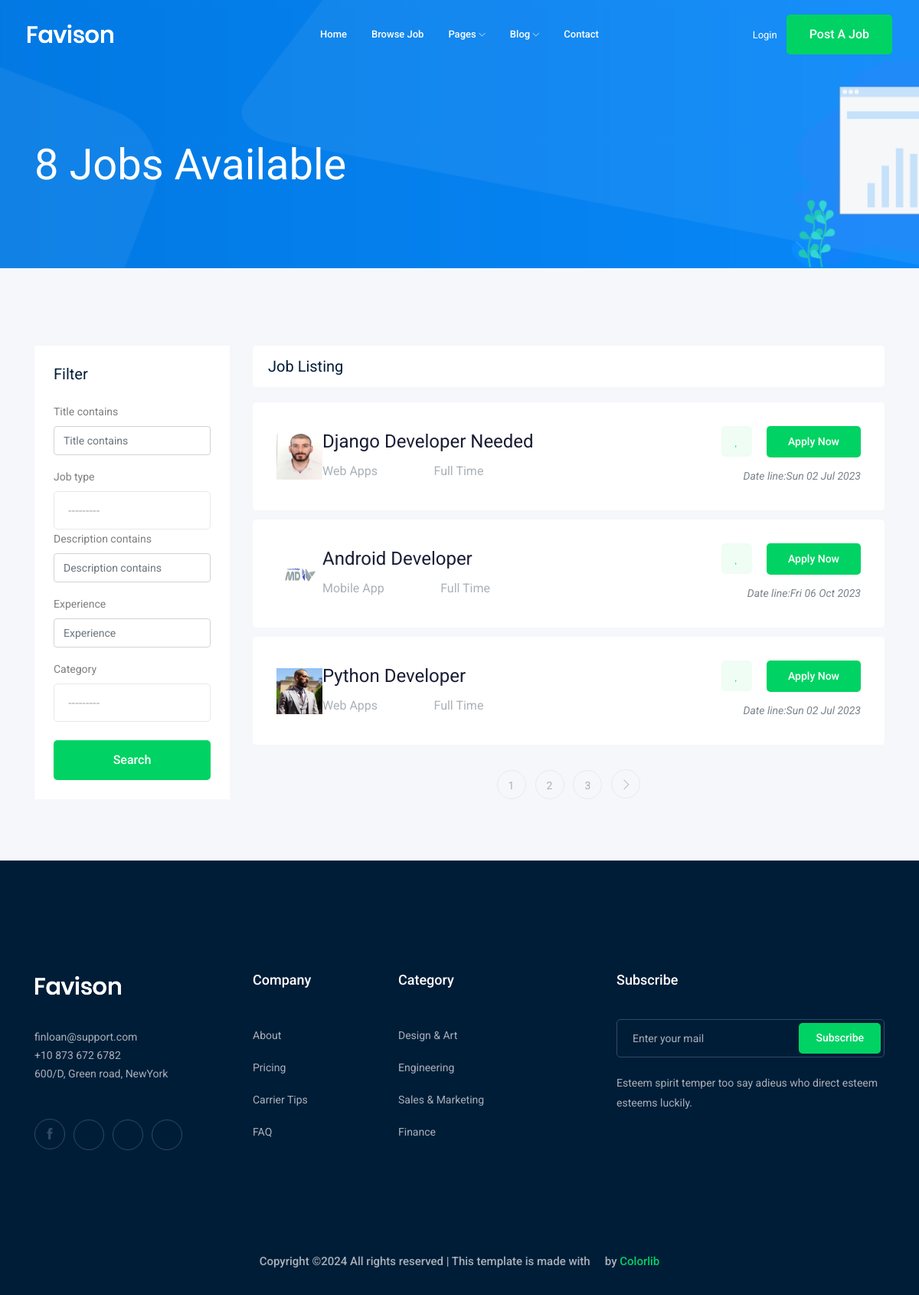
Screenshot of /jobs/ with the database file from the repository.
### job/models.py (models this page shows, shortened)
class Job(models.Model):
    owner = models.ForeignKey(User, on_delete=models.CASCADE)
    title = models.CharField(max_length=50)
    job_type =  models.CharField(max_length=15,choices=JOB_TYBE)
    description = models.TextField(max_length=1000)
    published_at = models.DateField(auto_now=True)
    vacancy = models.IntegerField(default=1)
    salary = models.IntegerField(default=0)
    experience = models.IntegerField(default=1)
    category = models.ForeignKey('Category',on_delete=models.CASCADE)
    image = models.ImageField(upload_to=image_upload)
    slug = models.SlugField(null=True,blank=True)

class Category(models.Model):
    name = models.CharField(max_length=100)
    def __str__(self):
        return self.name

### job/views.py (the view)
# urls.py: path('',views.job_list,name='job_list'),
def job_list(request):
    jobs = Job.objects.all()
    myfilter = JobFilter(request.GET,queryset=jobs)
    jobs = myfilter.qs
    paginator = Paginator(jobs, 3)
    page_number = request.GET.get("page")
    page_obj = paginator.get_page(page_number)
    context = {'jobs':page_obj,'job':jobs,'myfilter':myfilter}
    return render(request,'job_list.html',context)

### accounts/context_processor.py (called while the page is built)
def links(request):
    if request.user.is_authenticated:
        pro_obj = Profile.objects.get(user=request.user)
        pic = pro_obj.image
        return {'pic':pic}
    return {}

### job/templates/job_list.html (shortened to what this page needs)
{% extends 'base.html' %}
{% load django_bootstrap5 %}
{% block content %}
    <div class="bradcam_area bradcam_bg_1">
        <div class="container">
            <div class="row">
                <div class="col-xl-12">
                    <div class="bradcam_text">
                        <h3>{{job|length}} Jobs Available</h3>
                    </div>
                </div>
            </div>
        </div>
    </div>
    <div class="job_listing_area plus_padding">
        <div class="container">
            <div class="row">
                <div class="col-lg-3">
                    <div class="job_filter white-bg">
                        <div class="form_inner white-bg">
                            <h3>Filter</h3>
                            <form method="GET">
                                {% bootstrap_form myfilter.form %}
                                <input type="submit" value="Search" class="boxed-btn3 w-100 mt-4">
                            </form>
                        </div>
                    </div>
                </div>
                <div class="col-lg-9">
                    <div class="recent_joblist_wrap">
                        <div class="recent_joblist white-bg ">
                            <div class="row align-items-center">
                                <div class="col-md-6">
                                    <h4>Job Listing</h4>
                                </div>
                            </div>
                        </div>
                    </div>
                    <div class="job_lists m-0">
                        <div class="row">
                            {% for job in jobs %}
                            <div class="col-lg-12 col-md-12">
                                <div class="single_jobs white-bg d-flex justify-content-between">
                                    <div class="jobs_left d-flex align-items-center">
                                        <div class="">
                                            <img src="{{job.image.url}}" alt="" style="width:60px;height:60px;">
                                        </div>
                                        <div class="jobs_conetent">
                                            <a href="{% url 'jobs:job_detail' job.slug %}"><h4>{{job.title}}</h4></a>
                                            <div class="links_locat d-flex align-items-center">
                                                <div class="location">
                                                    <p>  {{job.category}}</p>
                                                </div>
                                                <div class="location">
                                                    <p> <i class="fa fa-clock-o"></i> {{job.job_type}}</p>
                                                </div>
                                            </div>
                                        </div>
                                    </div>
                                    <div class="jobs_right">
                                        <div class="apply_now">
                                            <a class="heart_mark" href="#"> <i class="fa fa-heart"></i> </a>
                                            <a href="{% url 'jobs:job_detail' job.slug %}" class="boxed-btn3">Apply Now</a>
                                        </div>
                                        <div class="date">
                                            <p>Date line:{{ job.published_at|date:"D d M o" }}</p>
                                        </div>
                                    </div>
                                </div>
                            </div>
                            {% endfor %}
                        </div>
                        {% if jobs.has_other_pages %}
                        <div class="row">
                            <div class="col-lg-12">
                                <div class="pagination_wrap">
                                    <ul>
                                        {% for i in jobs.paginator.page_range %}
                                            <li><a href="?page={{i}}"><span>{{i}}</span></a></li>
                                        {% endfor %}
                                        {% if jobs.has_next %}
                                            <li><a href="?page={{jobs.next_page_number}}"> <i class="ti-angle-right"></i> </a></li>
                                        {% endif %}
                                    </ul>
                                </div>
                            </div>
                        </div>
                        {% endif %}
                    </div>
                </div>
            </div>
        </div>
    </div>
{% endblock content %}

### templates/base.html (shortened to what this page needs)
{% load static %}
<!doctype html>
<html class="no-js" lang="zxx">
<head>
    <link rel="stylesheet" href="{% static 'css/bootstrap.min.css' %}">
    <link rel="stylesheet" href="{% static 'css/owl.carousel.min.css' %}">
    <link rel="stylesheet" href="{% static 'css/magnific-popup.css' %}">
    <link rel="stylesheet" href="{% static 'css/font-awesome.min.css' %}">
    <link rel="stylesheet" href="{% static 'css/themify-icons.css' %}">
    <link rel="stylesheet" href="{% static 'css/nice-select.css' %}">
    <link rel="stylesheet" href="{% static 'css/flaticon.css' %}">
    <link rel="stylesheet" href="{% static 'css/jquery-ui.css' %}">
    <link rel="stylesheet" href="{% static 'css/gijgo.css' %}">
    <link rel="stylesheet" href="{% static 'css/animate.min.css' %}">
    <link rel="stylesheet" href="{% static 'css/slicknav.css' %}">
    <link rel="stylesheet" href="{% static 'css/style.css' %}">
</head>
<body>
    <header>
        <div class="header-area ">
            <div id="sticky-header" class="main-header-area">
                <div class="container-fluid ">
                    <div class="header_bottom_border">
                        <div class="row align-items-center">
                            <div class="col-xl-3 col-lg-2">
                                <div class="logo">
                                    <a href="index.html">
                                        <img src="img/logo.png" alt="">
                                    </a>
                                </div>
                            </div>
                            <div class="col-xl-6 col-lg-7">
                                <div class="main-menu  d-none d-lg-block">
                                    <nav>
                                        <ul id="navigation">
                                            <li><a href="{% url 'home:home' %}">home</a></li>
                                            <li><a href="{% url 'jobs:job_list' %}">Browse Job</a></li>
                                            <li><a href="#">pages <i class="ti-angle-down"></i></a>
                                            </li>
                                            <li><a href="#">blog <i class="ti-angle-down"></i></a>
                                            </li>
                                            <li><a href="contact.html">Contact</a></li>
                                        </ul>
                                    </nav>
                                </div>
                            </div>
                            <div class="col-xl-3 col-lg-3 d-none d-lg-block">
                                <div class="Appointment">
                                    {% if request.user.is_authenticated %}
                                        <div class="phone_num d-none d-xl-block">
                                            <a href="{% url 'accounts:profile' %}">{{request.user.username}}</a>
                                            <img src="{{pic.url}}" alt="" style="width:80px;height:80px;">
                                        </div>
                                    {% else %}
                                        <div class="phone_num d-none d-xl-block">
                                            <a href="{% url 'login' %}">Login</a>
                                        </div>
                                    {% endif %}
                                    <div class="d-none d-lg-block">
                                        <a class="boxed-btn3" href="{% url 'jobs:add_job' %}">Post a Job</a>
                                    </div>
                                </div>
                            </div>
                            <div class="col-12">
                            </div>
                        </div>
                    </div>
                </div>
            </div>
        </div>
    </header>
 {% block content %}
 {% endblock content %}
    <footer class="footer">
        <div class="footer_top">
            <div class="container">
                <div class="row">
                    <div class="col-xl-3 col-md-6 col-lg-3">
                        <div class="footer_widget wow fadeInUp" data-wow-duration="1s" data-wow-delay=".3s">
                            <div class="footer_logo">
                                <a href="#">
                                    <img src="img/logo.png" alt="">
                                </a>
                            </div>
                            <p>
                                finloan@support.com <br>
                                +10 873 672 6782 <br>
                                600/D, Green road, NewYork
                            </p>
                            <div class="socail_links">
                                <ul>
                                    <li>
                                        <a href="#">
                                            <i class="ti-facebook"></i>
                                        </a>
                                    </li>
                                    <li>
                                        <a href="#">
                                            <i class="fa fa-google-plus"></i>
                                        </a>
                                    </li>
                                    <li>
                                        <a href="#">
                                            <i class="fa fa-twitter"></i>
                                        </a>
                                    </li>
                                    <li>
                                        <a href="#">
                                            <i class="fa fa-instagram"></i>
                                        </a>
                                    </li>
                                </ul>
                            </div>
                        </div>
                    </div>
                    <div class="col-xl-2 col-md-6 col-lg-2">
                        <div class="footer_widget wow fadeInUp" data-wow-duration="1.1s" data-wow-delay=".4s">
                            <h3 class="footer_title">
                                Company
                            </h3>
                            <ul>
                                <li><a href="#">About </a></li>
                                <li><a href="#"> Pricing</a></li>
                                <li><a href="#">Carrier Tips</a></li>
                                <li><a href="#">FAQ</a></li>
                            </ul>
                        </div>
                    </div>
                    <div class="col-xl-3 col-md-6 col-lg-3">
                        <div class="footer_widget wow fadeInUp" data-wow-duration="1.2s" data-wow-delay=".5s">
                            <h3 class="footer_title">
                                Category
                            </h3>
                            <ul>
                                <li><a href="#">Design & Art</a></li>
                                <li><a href="#">Engineering</a></li>
                                <li><a href="#">Sales & Marketing</a></li>
                                <li><a href="#">Finance</a></li>
                            </ul>
                        </div>
                    </div>
                    <div class="col-xl-4 col-md-6 col-lg-4">
                        <div class="footer_widget wow fadeInUp" data-wow-duration="1.3s" data-wow-delay=".6s">
                            <h3 class="footer_title">
                                Subscribe
                            </h3>
                            <form action="#" class="newsletter_form">
                                <input type="text" placeholder="Enter your mail">
                                <button type="submit">Subscribe</button>
                            </form>
                            <p class="newsletter_text">Esteem spirit temper too say adieus who direct esteem esteems
                                luckily.</p>
                        </div>
                    </div>
                </div>
            </div>
        </div>
        <div class="copy-right_text wow fadeInUp" data-wow-duration="1.4s" data-wow-delay=".3s">
            <div class="container">
                <div class="row">
                    <div class="col-xl-12">
                        <p class="copy_right text-center">
Copyright &copy;<script>document.write(new Date().getFullYear());</script> All rights reserved | This template is made with <i class="fa fa-heart-o" aria-hidden="true"></i> by <a href="https://colorlib.com" target="_blank">Colorlib</a>
                        </p>
                    </div>
                </div>
            </div>
        </div>
    </footer>
</body>
</html>

### rows the page displays
Job: image (placeholder picture), title "Django Developer Needed", category "Web Apps", job_type "Full Time", published_at "Sun 02 Jul 2023"
Job: image (picture), title "Android Developer", category "Mobile App", job_type "Full Time", published_at "Fri 06 Oct 2023"
Job: image (picture), title "Python Developer", category "Web Apps", job_type "Full Time", published_at "Sun 02 Jul 2023"

### other values shown
{{ job|length }} "8"
{{ i }} "1" "2" "3"
